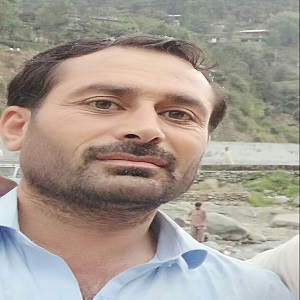
#> input picture resources/inampic.jpg, 300 x 300 px, found by its file name
$ python Ch_17.py
#> lines starting #> are read from the running program, lines starting #| are printed output that depends on the picture
# Joining two images

import cv2 as cv
import numpy as np

img = cv.imread('resources/inampic.jpg')
#> img is the input picture: shape (300, 300, 3); mean B, G, R 145.6, 155.2, 165.2
img1 = cv.imread('resources/Image_gray.jpg')
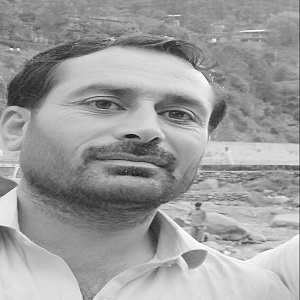
#> input picture resources/Image_gray.jpg, 300 x 300 px, found by its file name
#> img1 is the input picture: shape (300, 300, 3); min 16, max 255, mean 157.1
# Stacking an image

#1  horizontal stack

hor_img = np.hstack((img, img))
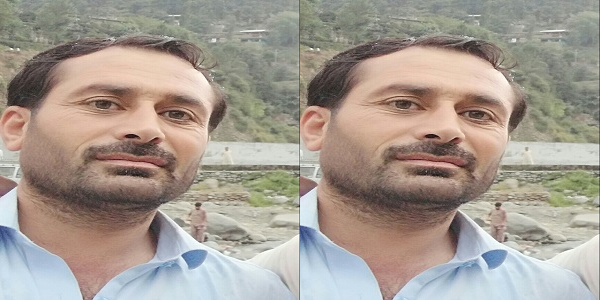
#> hor_img: shape (300, 600, 3); mean B, G, R 145.6, 155.2, 165.2

# 2 Vertical stack

ver_img = np.vstack((img1, img1))
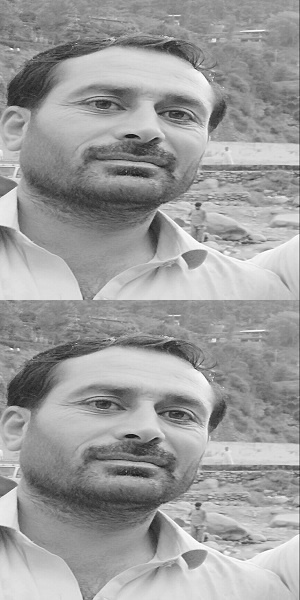
#> ver_img: shape (600, 300, 3); min 16, max 255, mean 157.1

cv.imshow('Horizontal imges', hor_img)
cv.imshow('Vertical imges', ver_img)
cv.waitKey(0)
cv.destroyAllWindows()

# You can stack images with same shape (width, height, color channel)
# We can not resize the stack image ( it need a function)
# Same number of channels is needed for usin np function
# (600,500,3)
